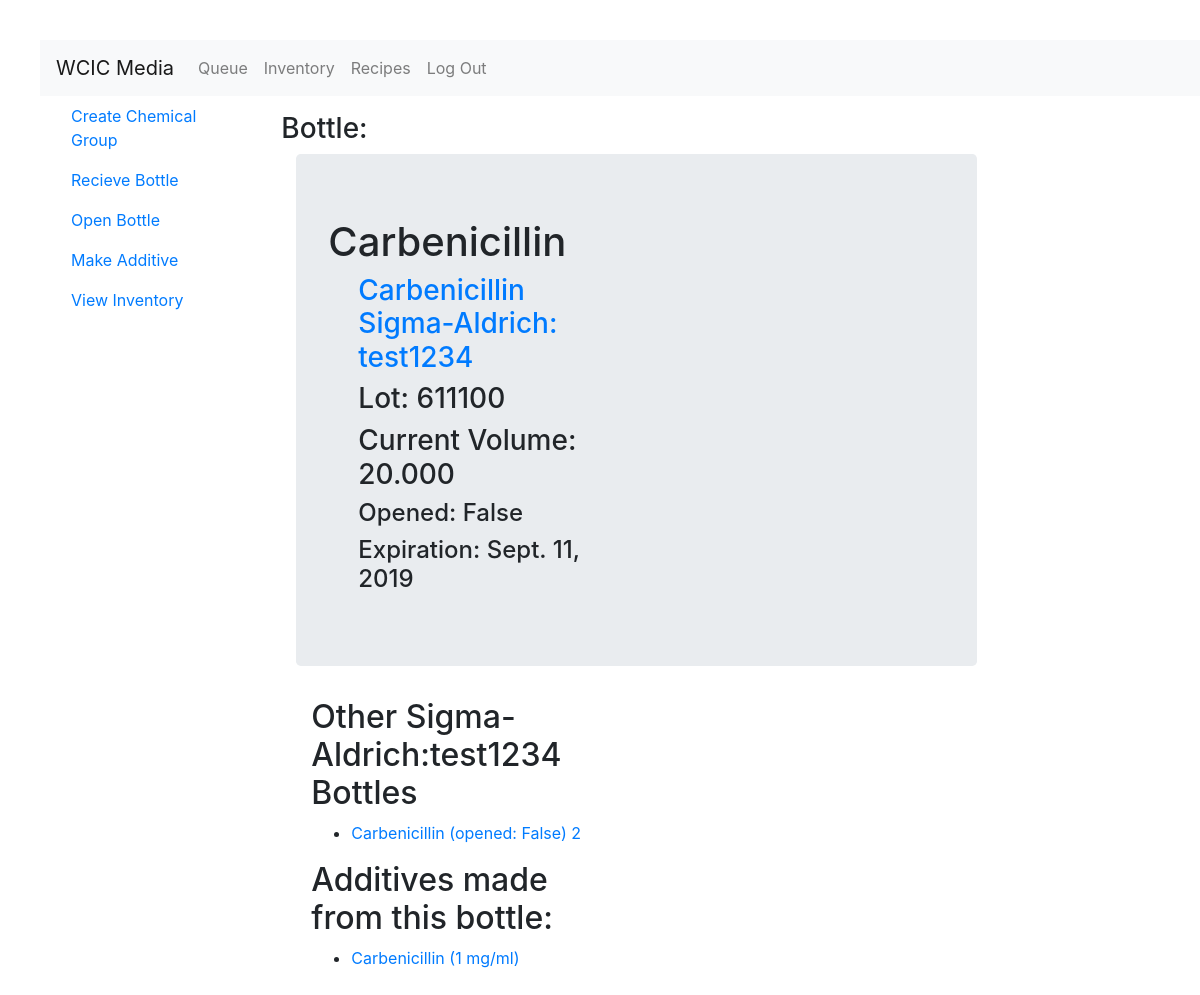
The app's page /inventory/bottle/2 (signed in) with its own data.
### inventory/models.py (models this page shows, shortened)
class Bottle(models.Model):
    chemical = models.ForeignKey(Chemical,on_delete=models.CASCADE)
    company = models.CharField(max_length=256)
    catalog_number = models.CharField(max_length=256)
    base_volume = models.DecimalField(default=0.0,max_digits=10,decimal_places=3)
    lot_number = models.CharField(max_length=256)
    price = models.DecimalField(max_digits=10,decimal_places=2)
    current_volume = models.DecimalField(default=0.0, max_digits=10,decimal_places=3)
    expiration = models.DateField(null=True,blank=True)
    recieved = models.DateField()
    recieved_by = models.ForeignKey(User,related_name='recieved_by_user',on_delete=models.CASCADE)
    date_opened = models.DateTimeField(null=True,blank=True)
    opened_by = models.ForeignKey(User,related_name='opened_by_user',blank=True,null=True, on_delete=models.CASCADE)
    date_discarded = models.DateTimeField(null=True,blank=True)
    discarded_by = models.ForeignKey(User,related_name='discarded_by_user',blank=True, null=True,on_delete=models.CASCADE)
    def __str__(self):
        if self.date_opened == None:
            is_opened = ['False']
        else:
            is_opened = str(self.date_opened).split()
        return self.chemical.name + " (opened: " + is_opened[0] + ") " + str(self.id)
    class Meta:
        ordering = ['chemical']

class Chemical(models.Model):
    name = models.CharField(max_length=256)
    atomic_weight = models.DecimalField(max_digits=10,decimal_places=3)
    cas_number = models.CharField(max_length=25,unique=True)
    slug = models.SlugField(allow_unicode=True,unique=True)
    class Meta:
        ordering = ['name']
        unique_together = ('name','atomic_weight')

class Additive(models.Model):
    bottle = models.ForeignKey(Bottle,on_delete=models.CASCADE)
    concentration = models.DecimalField(max_digits=10,decimal_places=3)
    date_made = models.DateTimeField()
    made_by = models.ForeignKey(User,on_delete=models.CASCADE)
    batchid = models.CharField(max_length=256)
    filtered = models.BooleanField()
    volume = models.DecimalField(default=0.0,max_digits=10,decimal_places=3)
    def __str__(self):
        if str(self.concentration).split(".")[1] == '000':
            stringConcentration = str(self.concentration).split(".")[0]
        else:
            stringConcentration = str(self.concentration)
        stringVersion = self.bottle.chemical.name + " (" + stringConcentration + " mg/ml)"
        return stringVersion
    class Meta:
        ordering = ['bottle','concentration']

### inventory/views.py (the view)
# urls.py: path('bottle/<int:pk>',views.BottleDetail.as_view(),name='bottledet'),
class BottleDetail(LoginRequiredMixin,generic.DetailView):
    model = Bottle

### inventory/templates/inventory/bottle_detail.html (shortened to what this page needs)
{% extends 'inventory/inventory_base.html' %}
{% block content %}
<h3>Bottle:</h3>
<div class="container">
  <div class="jumbotron">
    <h1>{{bottle.chemical.name}}</h1>
    <div class="container">
      <div class="col-md-6">
        <h3><a href="{% url 'inventory:chemicaldet' slug=bottle.chemical.slug %}">{{bottle.chemical.name}} {{bottle.company}}: {{bottle.catalog_number}}</a>           </h3>
        <h3>Lot: {{bottle.lot_number}}</h3>
        <h3>Current Volume: {{bottle.current_volume}}</h3>
      </div>
      <div class="col-md-6">
        <h4>Opened:
          {% if bottle.date_opened != Blank %}
            {{bottle.date_opened}}</h4>
            <h4>Opened By: {{bottle.opened_by}}
          {% else %}
            False
          {% endif %}</h4>
          <h4>Expiration: {{bottle.expiration}}</h4>
      </div>
    </div>
  </div>
</div>
<div class="container">
  <div class="col-md-6">
    <h2>Other {{bottle.company}}:{{bottle.catalog_number}} Bottles</h2>
      {% for bottle in bottle.chemical.bottle_set.all %}
        <ul>
          <li><a href="#">{{bottle}}</a></li>
        </ul>
      {% endfor %}
  </div>
  <div class="col-md-6">
    <h2>Additives made from this bottle:</h2>
      {% for additive in bottle.additive_set.all  %}
        <ul>
          <li><a href="{% url 'inventory:additivedet' pk=additive.pk %}">{{ additive }}</a></li>
        </ul>
        {% endfor %}
  </div>
</div>
{% endblock %}

### static/wcicmedia/css/master.css (style rules this page uses)
html, body { margin-top: 20px; margin-left: 20px; }
* { text-decoration: none !important; }

### records on screen
Bottle: chemical.name "Carbenicillin", company "Sigma-Aldrich", catalog_number "test1234", lot_number "611100", current_volume "20.000", expiration "Sept. 11, 2019", date_opened+chemical+id "Carbenicillin (opened: False) 2"
Additive: concentration+bottle "Carbenicillin (1 mg/ml)"
